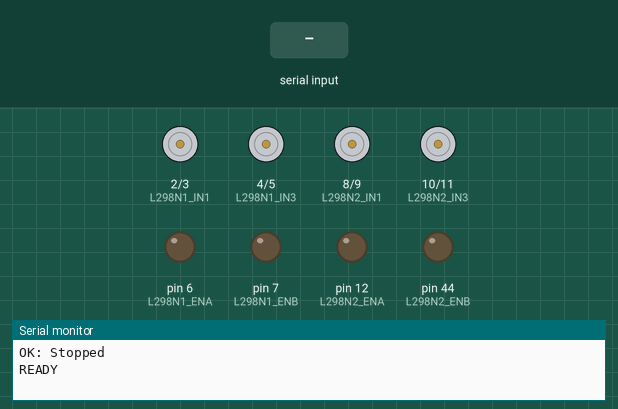
Simulated run of this sketch. Board: Arduino Mega 2560, built with avr-gcc and run on an emulated ATmega2560. Shown: motor-driver pin pairs drawn as motors (green arrow = first pin HIGH = forward, orange = second pin HIGH = backward, longer = more drive), output pins drawn as LEDs (lit = HIGH), the last lines printed to the serial monitor. The inputs (shaded band) are chosen by the test bench.

Above: at 1.2 s.
1.3 s: "MOVE_FORWARD\n" received over Serial
At 2.5 s:
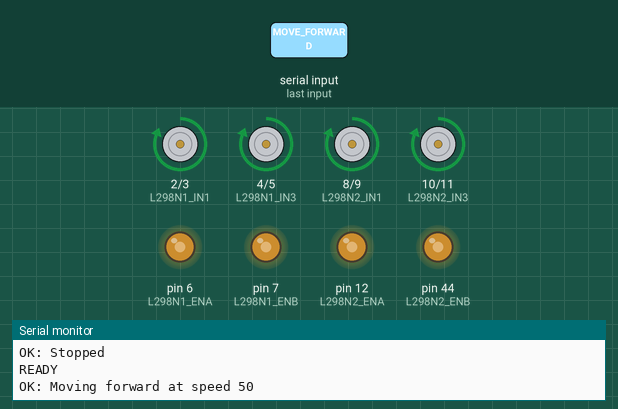
2.8 s: "MOVE_BACKWARD\n" received over Serial
At 3.6 s:
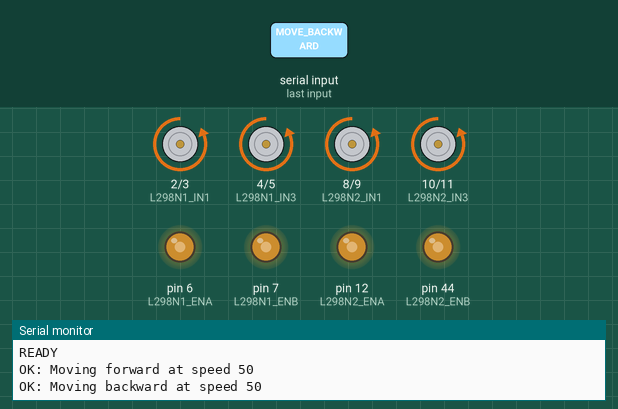
4.3 s: "TURN_LEFT\n" received over Serial
At 4.8 s:
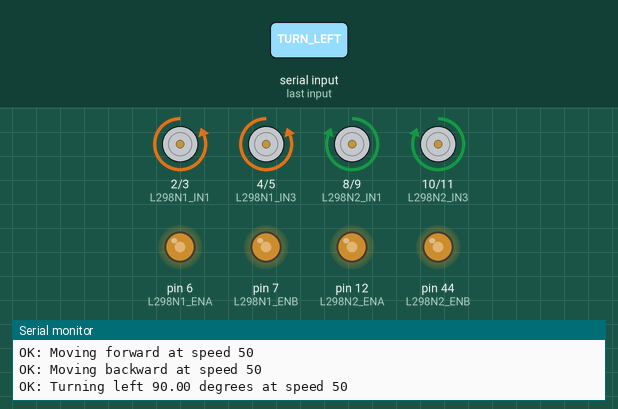
5.8 s: "TURN_RIGHT\n" received over Serial
At 7.1 s:
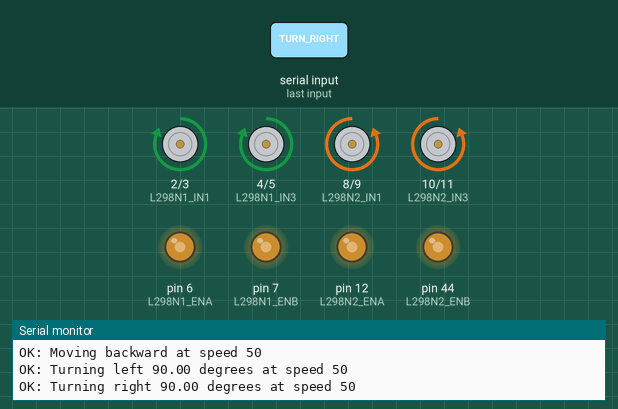
Timing chart, 0 to 8.3 s (numbered marks = the images above; inputs shaded):
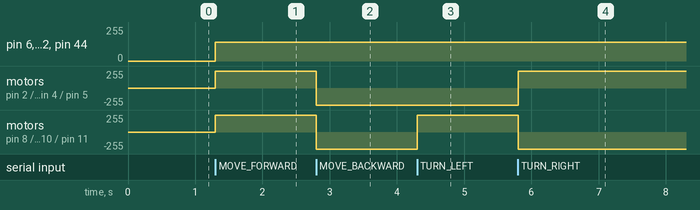

Measured:
- after the input at 1.3 s, pin 6 (L298N1_ENA), pin 7 (L298N1_ENB): 0/255 → 142/255 at once
- after the input at 2.8 s, motor on pin 2 (L298N1_IN1) / pin 3 (L298N1_IN2), motor on pin 4 (L298N1_IN3) / pin 5 (L298N1_IN4), motor on pin 8 (L298N2_IN1) / pin 9 (L298N2_IN2), motor on pin 10 (L298N2_IN3) / pin 11 (L298N2_IN4): forward 255/255 → backward 255/255 at once
- after the input at 4.3 s, motor on pin 8 (L298N2_IN1) / pin 9 (L298N2_IN2), motor on pin 10 (L298N2_IN3) / pin 11 (L298N2_IN4): backward 255/255 → forward 255/255 at once
- after the input at 5.8 s, motor on pin 2 (L298N1_IN1) / pin 3 (L298N1_IN2), motor on pin 4 (L298N1_IN3) / pin 5 (L298N1_IN4): backward 255/255 → forward 255/255 at once; motor on pin 8 (L298N2_IN1) / pin 9 (L298N2_IN2), motor on pin 10 (L298N2_IN3) / pin 11 (L298N2_IN4): forward 255/255 → backward 255/255 at once

The sketch:

lukeBot_motor_control.ino
```cpp
/*
 * LukeBot Motor Control
 * Arduino Mega firmware for Mecanum wheel control
 *
 * Handles low-level motor control via L298N motor drivers
 * Receives high-level commands from Jetson via USB Serial
 *
 * Motor Configuration:
 * - L298N #1 (Left side): Front-left (FL) and Rear-left (RL) motors
 * - L298N #2 (Right side): Front-right (FR) and Rear-right (RR) motors
 *
 * Pin Configuration:
 * L298N #1:
 *   IN1 -> Pin 2, IN2 -> Pin 3, IN3 -> Pin 4, IN4 -> Pin 5
 *   ENA -> Pin 6 (PWM), ENB -> Pin 7 (PWM)
 *
 * L298N #2:
 *   IN1 -> Pin 8, IN2 -> Pin 9, IN3 -> Pin 10, IN4 -> Pin 11
 *   ENA -> Pin 12 (PWM), ENB -> Pin 44 (PWM)
 *   NOTE: Avoid pin 13 - it has built-in LED that interferes with PWM
 */

// Motor pins - L298N #1 (Left side)
const int L298N1_IN1 = 2;
const int L298N1_IN2 = 3;
const int L298N1_IN3 = 4;
const int L298N1_IN4 = 5;
const int L298N1_ENA = 6;  // PWM
const int L298N1_ENB = 7;  // PWM

// Motor pins - L298N #2 (Right side)
const int L298N2_IN1 = 8;
const int L298N2_IN2 = 9;
const int L298N2_IN3 = 10;
const int L298N2_IN4 = 11;
const int L298N2_ENA = 12; // PWM
const int L298N2_ENB = 44; // PWM (changed from 13 - pin 13 has built-in LED)

const int MIN_SPEED = 30;
const int MAX_SPEED = 255;

// Rotation rate calibration (degrees per second at speed=50)
// This is an estimate - tune based on actual robot behavior
const float ROTATION_RATE_AT_50_SPEED = 30.0;  // degrees/second at speed=50

void setup() {
  Serial.begin(115200);

  // Initialize all pins
  pinMode(L298N1_IN1, OUTPUT);
  pinMode(L298N1_IN2, OUTPUT);
  pinMode(L298N1_IN3, OUTPUT);
  pinMode(L298N1_IN4, OUTPUT);
  pinMode(L298N1_ENA, OUTPUT);
  pinMode(L298N1_ENB, OUTPUT);

  pinMode(L298N2_IN1, OUTPUT);
  pinMode(L298N2_IN2, OUTPUT);
  pinMode(L298N2_IN3, OUTPUT);
  pinMode(L298N2_IN4, OUTPUT);
  pinMode(L298N2_ENA, OUTPUT);
  pinMode(L298N2_ENB, OUTPUT);

  stopAllMotors();

  Serial.println("READY");
}

void loop() {
  if (Serial.available() > 0) {
    String command = Serial.readStringUntil('\n');
    command.trim();

    if (command.length() > 0) {
      parseCommand(command);
    }
  }
}

void parseCommand(String command) {
  if (command.length() == 0) {
    return;
  }

  // Parse command
  int commaIndex = command.indexOf(',');
  String cmd;
  String param;

  if (commaIndex > 0) {
    cmd = command.substring(0, commaIndex);
    param = command.substring(commaIndex + 1);
  } else {
    cmd = command;
    param = "";
  }

  cmd.toUpperCase();
  cmd.trim();

  if (cmd == "MOVE_FORWARD") {
    int speed = (param.length() > 0) ? param.toInt() : 50;
    speed = constrain(speed, 0, 100);
    moveForward(speed);
  }
  else if (cmd == "MOVE_BACKWARD") {
    int speed = (param.length() > 0) ? param.toInt() : 50;
    speed = constrain(speed, 0, 100);
    moveBackward(speed);
  }
  else if (cmd == "TURN_LEFT") {
    // Parse angle,speed format (e.g., "90,30" = 90 degrees at 30% speed)
    float angle = 90.0;  // default
    int speed = 50;      // default

    if (param.length() > 0) {
      int commaIndex = param.indexOf(',');
      if (commaIndex > 0) {
        angle = param.substring(0, commaIndex).toFloat();
        speed = param.substring(commaIndex + 1).toInt();
      } else {
        angle = param.toFloat();
      }
    }
    speed = constrain(speed, 0, 100);
    turnLeft(angle, speed);
  }
  else if (cmd == "TURN_RIGHT") {
    // Parse angle,speed format (e.g., "90,30" = 90 degrees at 30% speed)
    float angle = 90.0;  // default
    int speed = 50;      // default

    if (param.length() > 0) {
      int commaIndex = param.indexOf(',');
      if (commaIndex > 0) {
        angle = param.substring(0, commaIndex).toFloat();
        speed = param.substring(commaIndex + 1).toInt();
      } else {
        angle = param.toFloat();
      }
    }
    speed = constrain(speed, 0, 100);
    turnRight(angle, speed);
  }
  else if (cmd == "STOP") {
    stopAllMotors();
  }
  else {
    Serial.print("ERROR: Unknown command: ");
    Serial.println(cmd);
  }
}

void moveForward(int speed) {
  int pwm = map(speed, 0, 100, MIN_SPEED, MAX_SPEED);

  // All wheels forward
  digitalWrite(L298N1_IN1, HIGH);
  digitalWrite(L298N1_IN2, LOW);
  digitalWrite(L298N1_IN3, HIGH);
  digitalWrite(L298N1_IN4, LOW);
  analogWrite(L298N1_ENA, pwm);
  analogWrite(L298N1_ENB, pwm);

  digitalWrite(L298N2_IN1, HIGH);
  digitalWrite(L298N2_IN2, LOW);
  digitalWrite(L298N2_IN3, HIGH);
  digitalWrite(L298N2_IN4, LOW);
  analogWrite(L298N2_ENA, pwm);
  analogWrite(L298N2_ENB, pwm);

  Serial.print("OK: Moving forward at speed ");
  Serial.println(speed);
}

void moveBackward(int speed) {
  int pwm = map(speed, 0, 100, MIN_SPEED, MAX_SPEED);

  // All wheels backward
  digitalWrite(L298N1_IN1, LOW);
  digitalWrite(L298N1_IN2, HIGH);
  digitalWrite(L298N1_IN3, LOW);
  digitalWrite(L298N1_IN4, HIGH);
  analogWrite(L298N1_ENA, pwm);
  analogWrite(L298N1_ENB, pwm);

  digitalWrite(L298N2_IN1, LOW);
  digitalWrite(L298N2_IN2, HIGH);
  digitalWrite(L298N2_IN3, LOW);
  digitalWrite(L298N2_IN4, HIGH);
  analogWrite(L298N2_ENA, pwm);
  analogWrite(L298N2_ENB, pwm);

  Serial.print("OK: Moving backward at speed ");
  Serial.println(speed);
}

void turnLeft(float angle, int speed) {
  speed = constrain(speed, 0, 100);
  int pwm = map(speed, 0, 100, MIN_SPEED, MAX_SPEED);

  // Left wheels backward, right wheels forward
  digitalWrite(L298N1_IN1, LOW);
  digitalWrite(L298N1_IN2, HIGH);
  digitalWrite(L298N1_IN3, LOW);
  digitalWrite(L298N1_IN4, HIGH);
  analogWrite(L298N1_ENA, pwm);
  analogWrite(L298N1_ENB, pwm);

  digitalWrite(L298N2_IN1, HIGH);
  digitalWrite(L298N2_IN2, LOW);
  digitalWrite(L298N2_IN3, HIGH);
  digitalWrite(L298N2_IN4, LOW);
  analogWrite(L298N2_ENA, pwm);
  analogWrite(L298N2_ENB, pwm);

  Serial.print("OK: Turning left ");
  Serial.print(angle);
  Serial.print(" degrees at speed ");
  Serial.println(speed);
  // Note: Python controls timing via STOP command, no delay here
}

void turnRight(float angle, int speed) {
  speed = constrain(speed, 0, 100);
  int pwm = map(speed, 0, 100, MIN_SPEED, MAX_SPEED);

  // Left wheels forward, right wheels backward
  digitalWrite(L298N1_IN1, HIGH);
  digitalWrite(L298N1_IN2, LOW);
  digitalWrite(L298N1_IN3, HIGH);
  digitalWrite(L298N1_IN4, LOW);
  analogWrite(L298N1_ENA, pwm);
  analogWrite(L298N1_ENB, pwm);

  digitalWrite(L298N2_IN1, LOW);
  digitalWrite(L298N2_IN2, HIGH);
  digitalWrite(L298N2_IN3, LOW);
  digitalWrite(L298N2_IN4, HIGH);
  analogWrite(L298N2_ENA, pwm);
  analogWrite(L298N2_ENB, pwm);

  Serial.print("OK: Turning right ");
  Serial.print(angle);
  Serial.print(" degrees at speed ");
  Serial.println(speed);
  // Note: Python controls timing via STOP command, no delay here
}

void stopAllMotors() {
  digitalWrite(L298N1_IN1, LOW);
  digitalWrite(L298N1_IN2, LOW);
  digitalWrite(L298N1_IN3, LOW);
  digitalWrite(L298N1_IN4, LOW);
  analogWrite(L298N1_ENA, 0);
  analogWrite(L298N1_ENB, 0);

  digitalWrite(L298N2_IN1, LOW);
  digitalWrite(L298N2_IN2, LOW);
  digitalWrite(L298N2_IN3, LOW);
  digitalWrite(L298N2_IN4, LOW);
  analogWrite(L298N2_ENA, 0);
  analogWrite(L298N2_ENB, 0);

  Serial.println("OK: Stopped");
}
```
